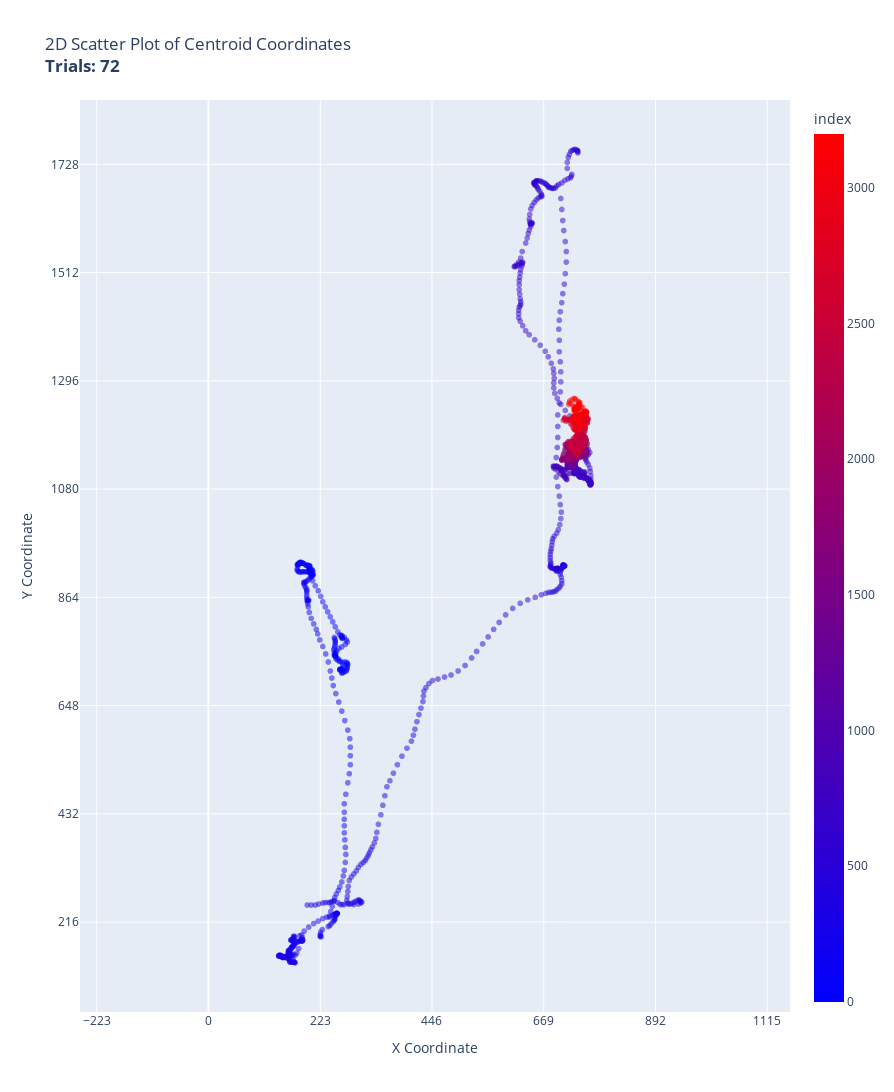

Notebook code cell kept with this figure:
### Code cell
visualize_trial_trajectory(event_data, trial_number=[trials_list[-1]], color_code="frame_number", target_frame=True, opacity=.5)

### Figure 1 — Plotly figure (JSON) as saved in the notebook; plotly's stock layout.template omitted (floating-point values rounded to 4 significant figures; data arrays with more than 128 entries replaced by an {"elided": "..."} marker saying what was removed)
{"data": [{"hovertemplate": "centroid_x=%{x}<br>centroid_y=%{y}<br>index=%{marker.color}<extra></extra>", "legendgroup": "", "marker": {"color": {"elided": "3199 int values"}, "coloraxis": "coloraxis", "opacity": 0.5, "symbol": "circle"}, "mode": "markers", "name": "", "showlegend": false, "type": "scattergl", "x": {"elided": "3199 int values"}, "xaxis": "x", "y": {"elided": "3199 int values"}, "yaxis": "y"}, {"marker": {"color": "green", "size": 50, "symbol": "circle"}, "mode": "markers", "name": "Target Found", "opacity": 0.25, "type": "scatter", "x": [], "y": []}], "layout": {"coloraxis": {"colorbar": {"title": {"text": "index"}}, "colorscale": [[0, "rgb(0,0,255)"], [1, "rgb(255,0,0)"]]}, "height": 1952, "legend": {"tracegroupgap": 0}, "title": {"text": "2D Scatter Plot of Centroid Coordinates<br><b>Trials: 72</b>"}, "width": 894, "xaxis": {"anchor": "y", "domain": [0, 1], "dtick": 223, "gridwidth": 1, "tick0": 0, "title": {"text": "X Coordinate"}}, "yaxis": {"anchor": "x", "domain": [0, 1], "dtick": 216, "gridwidth": 1, "scaleanchor": "x", "tick0": 0, "title": {"text": "Y Coordinate"}}}}
